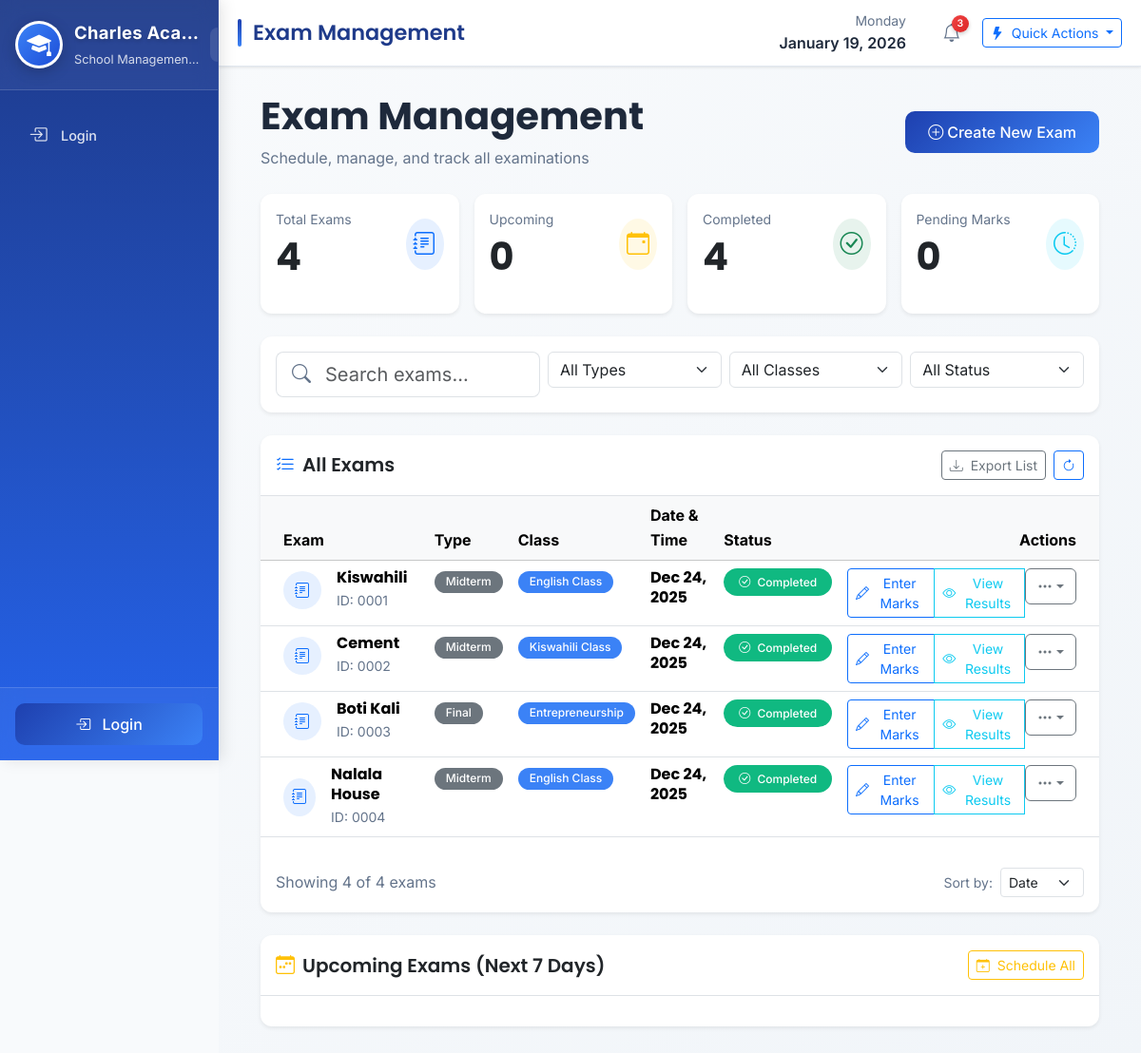
The app's page /exams/ with its own data.
### exams/models.py (models this page shows, shortened)
class Exam(models.Model):
    EXAM_TYPE_CHOICES = (
        ('MIDTERM', 'Midterm'),
        ('FINAL', 'Final'),
        ('MONTHLY', 'Monthly Test'),
    )
    name = models.CharField(max_length=100)
    classroom = models.ForeignKey(ClassRoom, on_delete=models.CASCADE)
    date = models.DateField(auto_now_add=True)
    exam_type = models.CharField(max_length=20, choices=EXAM_TYPE_CHOICES, default='MONTHLY')

### classes/models.py (models this page shows)
class ClassRoom(models.Model):
    name = models.CharField(max_length=100)
    code = models.CharField(max_length=10)
    fee = models.PositiveIntegerField(default=30000)

### exams/views.py (the view)
# urls.py: path('', exam_list, name='exam_list'),
def exam_list(request):
    settings_obj = SchoolSettings.objects.first()
    exams = Exam.objects.all().order_by('-date')
    return render(request, 'exams/exam_list.html', {'exams': exams,'school_settings': settings_obj,
})

### templates/exams/exam_list.html (shortened to what this page needs)
{% extends 'base.html' %}
{% block page_title %}Exam Management{% endblock %}
{% block content %}
<div class="container-fluid px-0 px-md-3">
    <div class="d-flex flex-column flex-md-row justify-content-between align-items-start align-items-md-center mb-4 gap-3">
        <div>
            <h1 class="fw-bold mb-2 display-6 display-md-4">Exam Management</h1>
            <p class="text-muted mb-0 d-none d-md-block">Schedule, manage, and track all examinations</p>
        </div>
        <div>
            <a href="{% url 'exams:create_exam' %}" class="btn btn-primary d-flex align-items-center">
                <i class="bi bi-plus-circle me-1"></i>
                <span class="d-none d-sm-inline">Create New Exam</span>
            </a>
        </div>
    </div>
    <div class="row g-3 mb-4">
        <div class="col-6 col-md-6 col-lg-3">
            <div class="card border-0 shadow-sm h-100 dashboard-card" style="border-left: 4px solid #4361ee;">
                <div class="card-body p-3">
                    <div class="d-flex justify-content-between align-items-center">
                        <div class="flex-grow-1">
                            <p class="text-muted small mb-1">Total Exams</p>
                            <h2 class="fw-bold mb-0 display-6">{{ exams|length }}</h2>
                        </div>
                        <div class="icon-wrapper bg-primary bg-opacity-10 rounded-circle p-2 ms-2">
                            <i class="bi bi-journal-text text-primary fs-4"></i>
                        </div>
                    </div>
                </div>
            </div>
        </div>
        <div class="col-6 col-md-6 col-lg-3">
            <div class="card border-0 shadow-sm h-100 dashboard-card" style="border-left: 4px solid #f59e0b;">
                <div class="card-body p-3">
                    <div class="d-flex justify-content-between align-items-center">
                        <div class="flex-grow-1">
                            <p class="text-muted small mb-1">Upcoming</p>
                            <h2 class="fw-bold mb-0 display-6" id="upcomingCount">0</h2>
                        </div>
                        <div class="icon-wrapper bg-warning bg-opacity-10 rounded-circle p-2 ms-2">
                            <i class="bi bi-calendar-event text-warning fs-4"></i>
                        </div>
                    </div>
                </div>
            </div>
        </div>
        <div class="col-6 col-md-6 col-lg-3">
            <div class="card border-0 shadow-sm h-100 dashboard-card" style="border-left: 4px solid #10b981;">
                <div class="card-body p-3">
                    <div class="d-flex justify-content-between align-items-center">
                        <div class="flex-grow-1">
                            <p class="text-muted small mb-1">Completed</p>
                            <h2 class="fw-bold mb-0 display-6" id="completedCount">0</h2>
                        </div>
                        <div class="icon-wrapper bg-success bg-opacity-10 rounded-circle p-2 ms-2">
                            <i class="bi bi-check-circle text-success fs-4"></i>
                        </div>
                    </div>
                </div>
            </div>
        </div>
        <div class="col-6 col-md-6 col-lg-3">
            <div class="card border-0 shadow-sm h-100 dashboard-card" style="border-left: 4px solid #3b82f6;">
                <div class="card-body p-3">
                    <div class="d-flex justify-content-between align-items-center">
                        <div class="flex-grow-1">
                            <p class="text-muted small mb-1">Pending Marks</p>
                            <h2 class="fw-bold mb-0 display-6" id="pendingCount">0</h2>
                        </div>
                        <div class="icon-wrapper bg-info bg-opacity-10 rounded-circle p-2 ms-2">
                            <i class="bi bi-clock-history text-info fs-4"></i>
                        </div>
                    </div>
                </div>
            </div>
        </div>
    </div>
    <div class="card border-0 shadow-sm mb-4">
        <div class="card-body p-3">
            <div class="row g-2">
                <div class="col-12 col-md-4">
                    <div class="input-group input-group-lg input-group-md">
                        <span class="input-group-text bg-white border-end-0">
                            <i class="bi bi-search text-muted"></i>
                        </span>
                        <input type="text"
                               class="form-control border-start-0 ps-0"
                               placeholder="Search exams..."
                               id="searchInput">
                    </div>
                </div>
                <div class="col-12 col-md-8">
                    <div class="row g-2">
                        <div class="col-6 col-md-4">
                            <select class="form-select" id="typeFilter">
                                <option value="">All Types</option>
                            </select>
                        </div>
                        <div class="col-6 col-md-4">
                            <select class="form-select" id="classFilter">
                                <option value="">All Classes</option>
                            </select>
                        </div>
                        <div class="col-12 col-md-4">
                            <select class="form-select" id="statusFilter">
                                <option value="">All Status</option>
                            </select>
                        </div>
                    </div>
                </div>
            </div>
        </div>
    </div>
    <div class="d-none d-lg-block">
        <div class="card border-0 shadow-sm">
            <div class="card-header bg-transparent border-bottom py-3">
                <div class="d-flex justify-content-between align-items-center">
                    <h5 class="mb-0 d-flex align-items-center">
                        <i class="bi bi-list-check text-primary me-2"></i>
                        All Exams
                    </h5>
                    <div class="d-flex align-items-center gap-2">
                        <button class="btn btn-outline-secondary btn-sm" id="exportBtn">
                            <i class="bi bi-download me-1"></i> Export List
                        </button>
                        <button class="btn btn-outline-primary btn-sm" onclick="refreshTable()">
                            <i class="bi bi-arrow-clockwise"></i>
                        </button>
                    </div>
                </div>
            </div>
            <div class="card-body p-0">
                <div class="table-responsive">
                    <table class="table table-hover mb-0" id="examsTable">
                        <thead class="table-light">
                            <tr>
                                <th class="ps-4">Exam</th>
                                <th>Type</th>
                                <th>Class</th>
                                <th>Date & Time</th>
                                <th>Status</th>
                                <th class="text-end pe-4">Actions</th>
                            </tr>
                        </thead>
                        <tbody>
                            {% for exam in exams %}
                            <tr class="exam-row"
                                data-type="{{ exam.get_exam_type_display }}"
                                data-class="{{ exam.classroom.name }}"
                                data-status="{% if exam.date > today %}upcoming{% elif exam.date == today %}ongoing{% else %}completed{% endif %}">
                                <td class="ps-4">
                                    <div class="d-flex align-items-center">
                                        <div class="exam-icon bg-primary bg-opacity-10 rounded-circle d-flex align-items-center justify-content-center me-3"
                                             style="width: 40px; height: 40px;">
                                            <i class="bi bi-journal-text text-primary"></i>
                                        </div>
                                        <div>
                                            <h6 class="mb-0 fw-bold">{{ exam.name }}</h6>
                                            <small class="text-muted">ID: {{ exam.id|stringformat:"04d" }}</small>
                                        </div>
                                    </div>
                                </td>
                                <td>
                                    <span class="badge bg-secondary">{{ exam.get_exam_type_display }}</span>
                                </td>
                                <td>
                                    <span class="badge bg-info">{{ exam.classroom.name }}</span>
                                </td>
                                <td>
                                    <div>
                                        <h6 class="mb-0 fw-bold">{{ exam.date|date:"M d, Y" }}</h6>
                                    </div>
                                </td>
                                <td>
                                    {% if exam.date > today %}
                                        <span class="badge bg-warning rounded-pill px-3 py-2">
                                            <i class="bi bi-calendar-event me-1"></i> Upcoming
                                        </span>
                                    {% elif exam.date == today %}
                                        <span class="badge bg-primary rounded-pill px-3 py-2">
                                            <i class="bi bi-clock me-1"></i> Ongoing
                                        </span>
                                    {% else %}
                                        <span class="badge bg-success rounded-pill px-3 py-2">
                                            <i class="bi bi-check-circle me-1"></i> Completed
                                        </span>
                                    {% endif %}
                                </td>
                                <td class="text-end pe-4">
                                    <div class="btn-group btn-group-sm" role="group">
                                        <a href="{% url 'exams:enter_marks' exam.id %}"
                                           class="btn btn-outline-primary d-flex align-items-center">
                                            <i class="bi bi-pencil me-1"></i> Enter Marks
                                        </a>
                                        <a href="{% url 'exams:exam_results' exam.id %}"
                                           class="btn btn-outline-info d-flex align-items-center">
                                            <i class="bi bi-eye me-1"></i> View Results
                                        </a>
                                        <div class="dropdown">
                                            <button class="btn btn-outline-secondary dropdown-toggle d-flex align-items-center"
                                                    type="button"
                                                    data-bs-toggle="dropdown">
                                                <i class="bi bi-three-dots"></i>
                                            </button>
                                        </div>
                                    </div>
                                </td>
                            </tr>
                            {% endfor %}
                        </tbody>
                    </table>
                </div>
            </div>
            <div class="card-footer bg-transparent border-0 py-3">
                <div class="d-flex justify-content-between align-items-center">
                    <div>
                        <span class="text-muted">
                            Showing <span id="visibleCount">{{ exams|length }}</span> of {{ exams|length }} exams
                        </span>
                    </div>
                    <div class="d-flex align-items-center gap-2">
                        <span class="text-muted small">Sort by:</span>
                        <select class="form-select form-select-sm w-auto" id="sortBy">
                            <option value="date">Date</option>
                        </select>
                    </div>
                </div>
            </div>
        </div>
    </div>
    {% if exams %}
    <div class="row mt-4">
        <div class="col-12">
            <div class="card border-0 shadow-sm">
                <div class="card-header bg-transparent border-bottom py-3">
                    <div class="d-flex justify-content-between align-items-center">
                        <h5 class="mb-0 d-flex align-items-center">
                            <i class="bi bi-calendar-week text-warning me-2"></i>
                            Upcoming Exams (Next 7 Days)
                        </h5>
                        <a href="#" class="btn btn-sm btn-outline-warning">
                            <i class="bi bi-calendar-plus me-1"></i> Schedule All
                        </a>
                    </div>
                </div>
                <div class="card-body">
                </div>
            </div>
        </div>
    </div>
    {% endif %}
</div>
{% endblock %}

### records on screen
Exam: name "Kiswahili", id "0001", exam_type "Midterm", classroom.name "English Class", date "Dec 24, 2025", shows "Completed"
Exam: name "Cement", id "0002", exam_type "Midterm", classroom.name "Kiswahili Class", date "Dec 24, 2025", shows "Completed"
Exam: name "Boti Kali", id "0003", exam_type "Final", classroom.name "Entrepreneurship", date "Dec 24, 2025", shows "Completed"
Exam: name "Nalala House", id "0004", exam_type "Midterm", classroom.name "English Class", date "Dec 24, 2025", shows "Completed"

### other values on screen
{{ exams|length }} "4"
